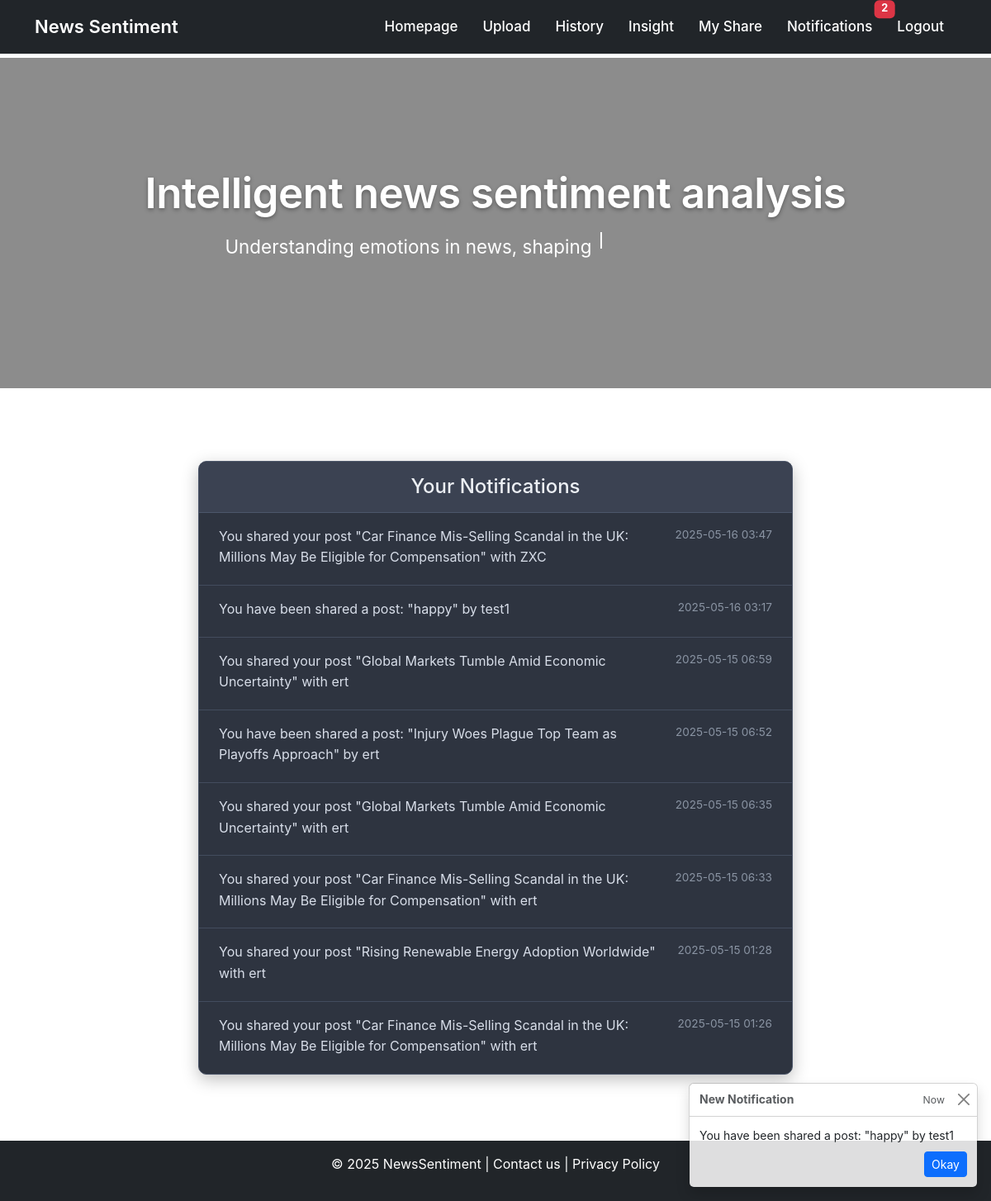
The page /notifications/notifications (signed in) on the database as committed earlier.
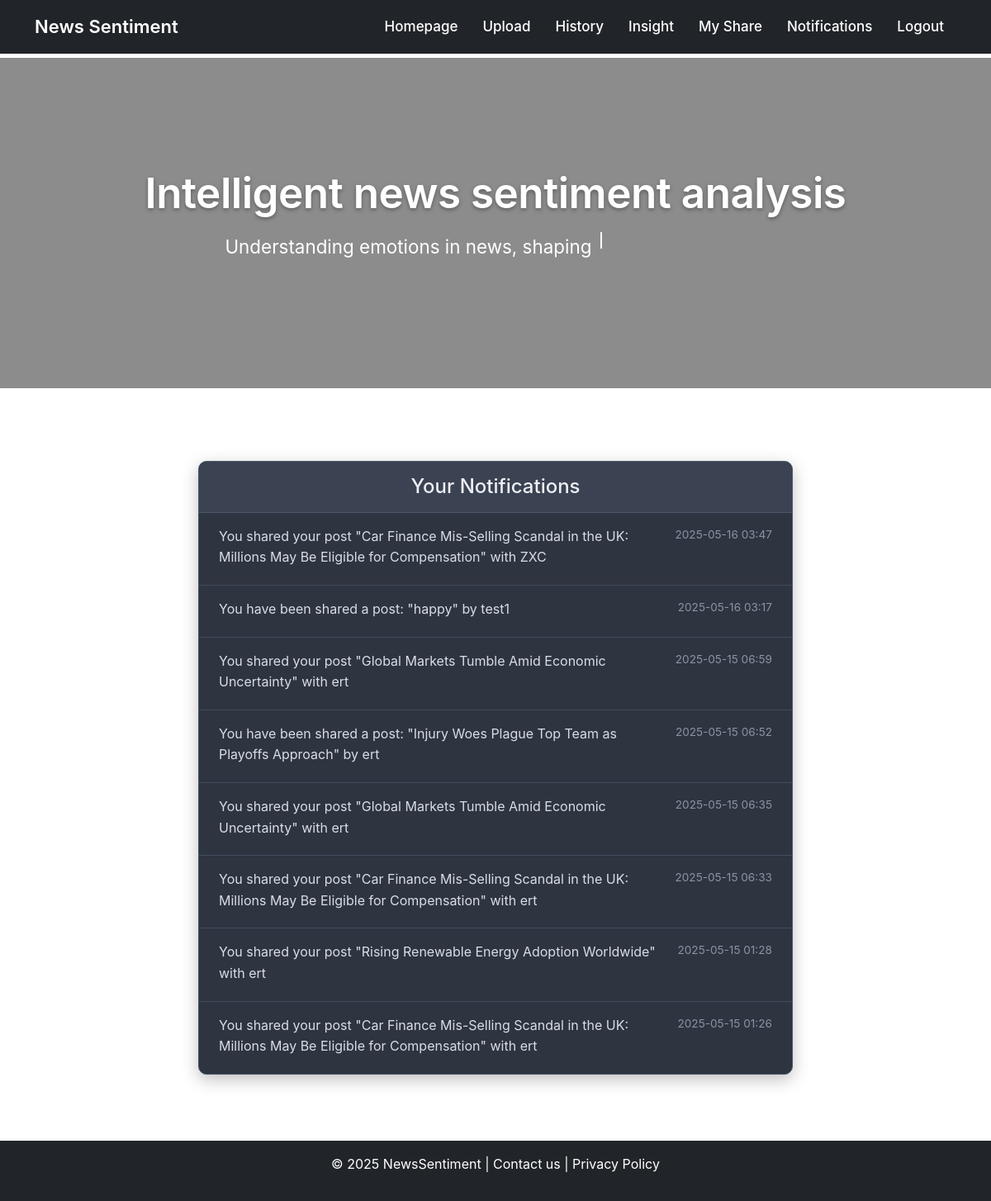
The same page on the database as committed later.
### app/models.py (models this page shows, shortened)
class Notification(db.Model):
    id = db.Column(db.Integer, primary_key=True)
    user_id = db.Column(db.Integer, db.ForeignKey('user.id'), index=True)
    message = db.Column(db.String(256))
    timestamp = db.Column(db.DateTime, default=datetime.utcnow)
    is_read = db.Column(db.Boolean, default=False)
    user = db.relationship('User', backref='notifications')

### app/routes/notification_routes.py (the view)
@notify_bp.route("/notifications")
@login_required
def notifications():
    notifications = Notification.query.filter_by(user_id=current_user.id).order_by(Notification.timestamp.desc()).all()
    return render_template("notifications.html", notifications=notifications)

### app/models.py (called while the page is built)
@login.user_loader
def load_user(id):
    return db.session.get(User, int(id))

### app/templates/notifications.html (shortened to what this page needs)
{% extends "base.html" %}
{% block content %}
<div class="container mt-5 mb-5">
    <div class="row justify-content-center">
        <div class="col-md-10 col-lg-8">
            <div class="card notifications-card">
                <div class="card-header notifications-card-header text-center">
                    <h2 class="mb-0">Your Notifications</h2>
                </div>
                <div class="card-body p-0">
                    {% if notifications %}
                        <ul class="list-group list-group-flush">
                            {% for notif in notifications %}
                            <li class="list-group-item notification-item {% if not notif.is_read %}notification-item-unread{% endif %}">
                                <div class="d-flex w-100 justify-content-between">
                                    <p class="mb-1 notification-message">{{ notif.message }}</p>
                                    <small class="notification-timestamp">{{ notif.timestamp.strftime('%Y-%m-%d %H:%M') }}</small>
                                </div>
                            </li>
                            {% endfor %}
                        </ul>
                    {% else %}
                        <div class="text-center p-4 no-notifications-message">
                            <p class="mb-0">You have no new notifications.</p>
                        </div>
                    {% endif %}
                </div>
            </div>
        </div>
    </div>
</div>
{% endblock %}

### app/templates/base.html (shortened to what this page needs)
<!doctype html>
<html lang="en" class="h-100">
<head>
    <link href="https://cdn.jsdelivr.net/npm/bootstrap@5.3.2/dist/css/bootstrap.min.css" rel="stylesheet">
    <link rel="stylesheet" href="{{ url_for('static', filename='css/homepage.css') }}">
<body>
    <nav class="navbar navbar-expand-lg navbar-dark bg-dark fixed-top">
        <div class="container">
            <a class="navbar-brand text-white" href="{{ url_for('main.index') }}">News Sentiment</a>
            <div class="collapse navbar-collapse" id="navbarNav">
                <ul class="navbar-nav ms-auto">
                    <li class="nav-item">
                        <a class="nav-link text-white" href="{{ url_for('main.index') }}">Homepage</a>
                    </li>
                    {% if current_user.is_authenticated %}
                    <li class="nav-item">
                        <a class="nav-link text-white" href="{{ url_for('upload.upload') }}">Upload</a>
                    </li>
                    <li class="nav-item">
                        <a class="nav-link text-white" href="{{ url_for('history.history') }}">History</a>
                    </li>
                    <li class="nav-item">
                        <a class="nav-link text-white"
                            href="{{ url_for('user.user_profile', username=current_user.username) }}">Insight</a>
                    </li>
                    <li class="nav-item">
                        <a class="nav-link text-white" href="{{ url_for('share.share') }}">My Share</a>
                    </li>
                    <li class="nav-item position-relative">
                        <a class="nav-link text-white" href="{{ url_for('notify.notifications') }}">
                            Notifications
                            {% set unread_count = current_user.notifications|selectattr('is_read', 'equalto',
                            False)|list|length %}
                            {% if unread_count > 0 %}
                            <span class="badge bg-danger position-absolute top-0 start-100 translate-middle">
                                {{ unread_count }}
                            </span>
                            {% endif %}
                        </a>
                    </li>
                    <li class="nav-item">
                        <a class="nav-link text-white" href="{{ url_for('auth.logout') }}">Logout</a>
                    </li>
                    {% endif %}
                </ul>
            </div>
        </div>
    </nav>
    <section class="hero-section">
        <div class="hero-overlay">
            <div class="hero-content">
                <h1>Intelligent news sentiment analysis</h1>
                <p id="typing-text" class="mt-3 text-white" style="min-height: 40px;">
                    <span id="cursor">&nbsp;</span>
                </p>
            </div>
        </div>
    </section>
    <div class="container mt-4">
        {% block content %}{% endblock %}
    </div>
    {% block footer %}
    <footer class="bg-dark text-white text-center p-3">
        <p>© 2025 NewsSentiment | Contact us | Privacy Policy</p>
    </footer>
    {% endblock %}
    {% if current_user.is_authenticated %}
    {% set unread_message = current_user.notifications|selectattr('is_read', 'equalto',
    False)|map(attribute='message')|list|first %}
    {% if unread_message %}
    <div aria-live="polite" aria-atomic="true" class="position-fixed bottom-0 end-0 p-3" style="z-index: 1080;">
        <div id="notificationToast" class="toast" role="alert" aria-live="assertive" aria-atomic="true">
            <div class="toast-header">
                <strong class="me-auto">New Notification</strong>
                <small>Now</small>
                <button type="button" class="btn-close" data-bs-dismiss="toast" aria-label="Close"></button>
            </div>
            <div class="toast-body">
                {{ unread_message }}
                <div class="mt-2 text-end">
                    <a href="{{ url_for('notify.mark_notification_read_and_redirect', next=request.full_path) }}"
                        class="btn btn-sm btn-primary">Okay</a>
                </div>
            </div>
        </div>
    </div>
    {% endif %}
    {% endif %}
</body>
</html>

### app/static/css/homepage.css (style rules this page uses)
body { font-family: -apple-system, BlinkMacSystemFont, 'Segoe UI', Roboto, Helvetica, Arial, sans-serif, 'Apple Color Emoji', 'Segoe UI Emoji', 'Segoe UI Symbol'; margin: 0; -webkit-font-smoothing: antialiased; -moz-osx-font-smoothing: grayscale; line-height: 1.6; background-image: url('../images/background.jpg'); background-attachment: fixed; background-size: cover; background-position: center center; background-repeat: no-repeat; padding-top: 70px; min-height: 100vh; display: flex; flex-direction: column; }
a { color: #007aff; text-decoration: none; transition: color 0.25s ease; }
.navbar.fixed-top { padding: 10px 25px; font-family: -apple-system, BlinkMacSystemFont, 'Segoe UI', Roboto, Helvetica, Arial, sans-serif; backdrop-filter: blur(8px); -webkit-backdrop-filter: blur(8px); }
.navbar.fixed-top .navbar-brand { font-size: 22px; font-weight: 600; transition: color 0.3s ease, transform 0.3s ease; }
.navbar.fixed-top .nav-item .nav-link { font-size: 17px; font-weight: 500; position: relative; padding: 8px 15px; transition: color 0.25s ease, background-color 0.25s ease; border-radius: 6px; }
.hero-section { width: 100%; height: 50vh; display: flex; align-items: center; justify-content: center; position: relative; overflow: hidden; color: white; }
.hero-overlay { position: absolute; top: 0; left: 0; width: 100%; height: 100%; background: rgba(0, 0, 0, 0.45); display: flex; align-items: center; justify-content: center; }
.hero-content { text-align: center; padding: 20px; opacity: 0; transform: translateY(20px); animation: fadeInSlideUp 1s 0.3s ease-out forwards; }
.hero-content h1 { font-size: 3.2em; font-weight: 600; letter-spacing: -0.5px; text-shadow: 0 2px 5px rgba(0,0,0,0.35); }
.hero-content p { font-size: 1.4em; margin-top: 20px; font-weight: 400; max-width: 650px; line-height: 1.65; }
#cursor { display: inline-block; width: 2px; height: 0.9em; background-color: white; animation: blink 1s steps(1, end) infinite; margin-left: 4px; vertical-align: baseline; }
.notifications-card { background-color: #2E3440; border: 1px solid #4C566A; border-radius: 10px; box-shadow: 0 6px 20px rgba(0, 0, 0, 0.25); color: #D8DEE9; margin-bottom: 2rem; }
.notifications-card .notifications-card-header { background-color: #3B4252; color: #ECEFF4; padding: 1rem 1.5rem; border-bottom: 1px solid #4C566A; border-top-left-radius: calc(10px - 1px); border-top-right-radius: calc(10px - 1px); }
.notifications-card .notifications-card-header h2 { font-size: 1.5rem; font-weight: 500; }
.notifications-card .list-group-flush .list-group-item { background-color: transparent; border-color: #434C5E; padding: 1rem 1.5rem; }
.notifications-card .list-group-flush:last-child .list-group-item:last-child { border-bottom: 0; }
.notification-item .notification-message { color: #D8DEE9; flex-grow: 1; padding-right: 1rem; }
.notification-item .notification-timestamp { color: #8A94A3; font-size: 0.85em; white-space: nowrap; }

Rows that differ between the two databases and show on the page:
changed Notification "You have been shared a post: \"happy\" by test1": is_read False → True (drawn); message "You have been shared a post: \"happy\" by test1" → (not shown)
Other text that changed with them:
{{ unread_count }}: "2" → (not shown)
text no longer shown: "New Notification Now Okay"
